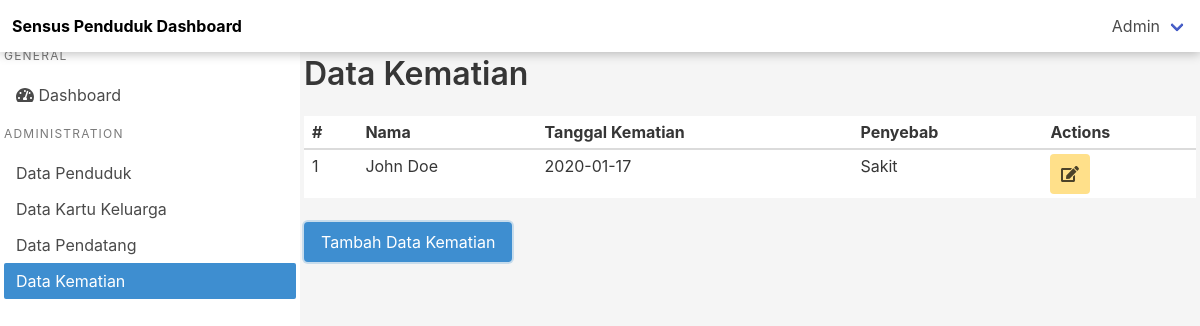
Screenshot of /index.php/kematian with the database file from the repository.
### tables this page shows
CREATE TABLE `kematian` (
  `no_kematian` int(11) NOT NULL,
  `nik` int(20) NOT NULL,
  `tgl_kematian` date NOT NULL,
  `penyebab` text NOT NULL
);

CREATE TABLE `penduduk` (
  `nik` int(20) NOT NULL,
  `nama` varchar(30) NOT NULL,
  `tempat` varchar(20) NOT NULL,
  `tgl_lahir` date NOT NULL,
  `JK` enum('Laki - Laki','Perempuan','','') NOT NULL,
  `RT/RW` varchar(20) NOT NULL,
  `pekerjaan` varchar(25) NOT NULL,
  `kewarganegaraan` varchar(25) NOT NULL,
  `pendidikan_terakhir` varchar(20) NOT NULL,
  `agama` varchar(20) NOT NULL,
  `gol_darah` enum('A','B','AB','O') NOT NULL
);

### application/controllers/Kematian.php (called while the page is built, shortened)
<?php
class Kematian extends CI_Controller
{
    public function __construct() {
        $this->load->model('KematianModel');
        $this->load->model('PendudukModel');
        $this->load->helper('url');
    }
    public function index() {
        $result = $this->KematianModel->getAllKematian();
        $penduduk = $this->PendudukModel->getAllPenduduk();
        $data['kematians'] = $result;
        $data['penduduks'] = $penduduk;
        $this->load->view('dashboard/kematian', $data);
    }
}

### index.php (called while the page is built, shortened)
<?php
require_once BASEPATH.'core/CodeIgniter.php';

### application/models/KematianModel.php (called while the page is built, shortened)
<?php
class KematianModel extends CI_Model
{
    public function getAllKematian() {
        $this->db->select('*');
        $this->db->from('kematian');
        $this->db->join('penduduk', 'kematian.nik = penduduk.nik');
        $query = $this->db->get();
        return $query->result_array();
    }
}

### application/views/dashboard/kematian.php (the view, shortened to what this page needs)
<!DOCTYPE html>
<html lang="en" class="has-navbar-fixed-top">
<head>
    <link rel="stylesheet" href="https://cdn.jsdelivr.net/npm/bulma@0.8.0/css/bulma.min.css">
    <link rel="stylesheet" href="http://localhost:8888/sensus/assets/css/bulma-calendar.min.css">
    <link rel="stylesheet" href="http://localhost:8888/sensus/assets/css/style.css">
</head>
<body>
    <nav class="navbar is-fixed-top box-shadow-y">
        <div class="navbar-brand">
            <a href="#" class="navbar-item has-text-weight-bold has-text-black">Sensus Penduduk Dashboard</a>
        </div>
        <div class="navbar-menu has-background-white">
            <div class="navbar-end">
                <div class="navbar-item has-dropdown is-hoverable">
                    <a href="#" class="navbar-link">Admin</a>
                </div>
            </div>
        </div>
    </nav>
    <div class="columns is-variable is-0">
        <div>
            <div class="menu-container px-1 has-background-white">
                <div class="menu-wrapper py-1">
                    <aside class="menu">
                        <p class="menu-label">
                            General
                        </p>
                        <ul class="menu-list">
                            <li>
                                <a href="http://localhost:8888/sensus/index.php/dashboard"> <i class="fas fa-tachometer-alt"> </i> Dashboard </a>
                            </li>
                        </ul>
                        <p class="menu-label">
                            Administration
                        </p>
                        <ul class="menu-list">
                            <li><a>Data Penduduk</a></li>
                            <li><a>Data Kartu Keluarga</a></li>
                            <li><a>Data Pendatang</a></li>
                            <li><a class="is-active has-background-info">Data Kematian</a></li>
                        </ul>
                    </aside>
                </div>
            </div>
        </div>
        <div class="column is-10-dekstop is-offset-2-dekstop is-9-tablet is-offset-3-tablet is-12-mobile">
            <div class="p-1">
                <div class="columns is-variable is-dekstop">
                    <div class="column">
                        <h1 class="title">Data Kematian</h1>
                    </div>
                </div>
                <div class="columns is-variable is-dekstop">
                    <div class="column">
                        <table class="table is-fullwidth is-narrow is-hoverable">
                            <thead>
                                <tr>
                                    <th>#</th>
                                    <th>Nama</th>
                                    <th>Tanggal Kematian</th>
                                    <th>Penyebab</th>
                                    <th>Actions</th>
                                </tr>
                            </thead>
                            <tbody>
                                <?php
                                    $i = 1;
                                    foreach ($kematians as $kematian) {
                                ?>
                                    <tr>
                                        <td> <?= $i ?> </td>
                                        <td> <?= $kematian['nama']; ?> </td>
                                        <td> <?= $kematian['tgl_kematian']; ?> </td>
                                        <td> <?= $kematian['penyebab']; ?> </td>
                                        <td>
                                            <button class="button is-warning modal-button" data-target="#modalEdit"
                                                data-kk="<?= $kematian['no_kematian'] . '-' . $kematian['penyebab'] ?>">
                                                <span class="icon is-small">
                                                    <i class="fas fa-edit"></i>
                                                </span>
                                            </button>
                                        </td>
                                    </tr>
                                <?php
                                    $i++;
                                    }
                                ?>
                            </tbody>
                        </table>
                        <a class="button is-info is-focused modal-button" data-target="#modalAdd">Tambah Data Kematian</a>
                    </div>
                </div>
            </div>
        </div>
    </div>
</body>
</html>

### assets/css/style.css (style rules this page uses)
html, body { height: 100%; background-color: hsl(0, 0%, 96%); }
.box-shadow-y { box-shadow: 0px 2px 10px rgba(0, 0, 0, 0.25); }
.icon { height: 30px; width: 30px; vertical-align: baseline; display: inline-flex; justify-content: center; align-items: center; }
.menu-container { position: fixed !important; bottom: 0; margin: auto; min-width: 300px; z-index: 10; background-color: transparent; }
.px-1, .p-1 { padding-right: 0.75rem; padding-left: 0.75rem; }
.menu-container .py-1, .p-1 { padding-top: 0.75rem; padding-bottom: 0.75rem; }
@media (min-width:1024px) { .menu-container { width: 16.6667%; min-width: auto; } }

### application/views/dashboard/kematian.php (style rules this page uses)
.menu-container { position: fixed !important; height:100%; top: 85px; margin: auto; min-width: 300px; z-index: 10; background-color: transparent; }

### rows the page displays
kematian: penduduk.nama "John Doe", tgl_kematian "2020-01-17", penyebab "Sakit"
